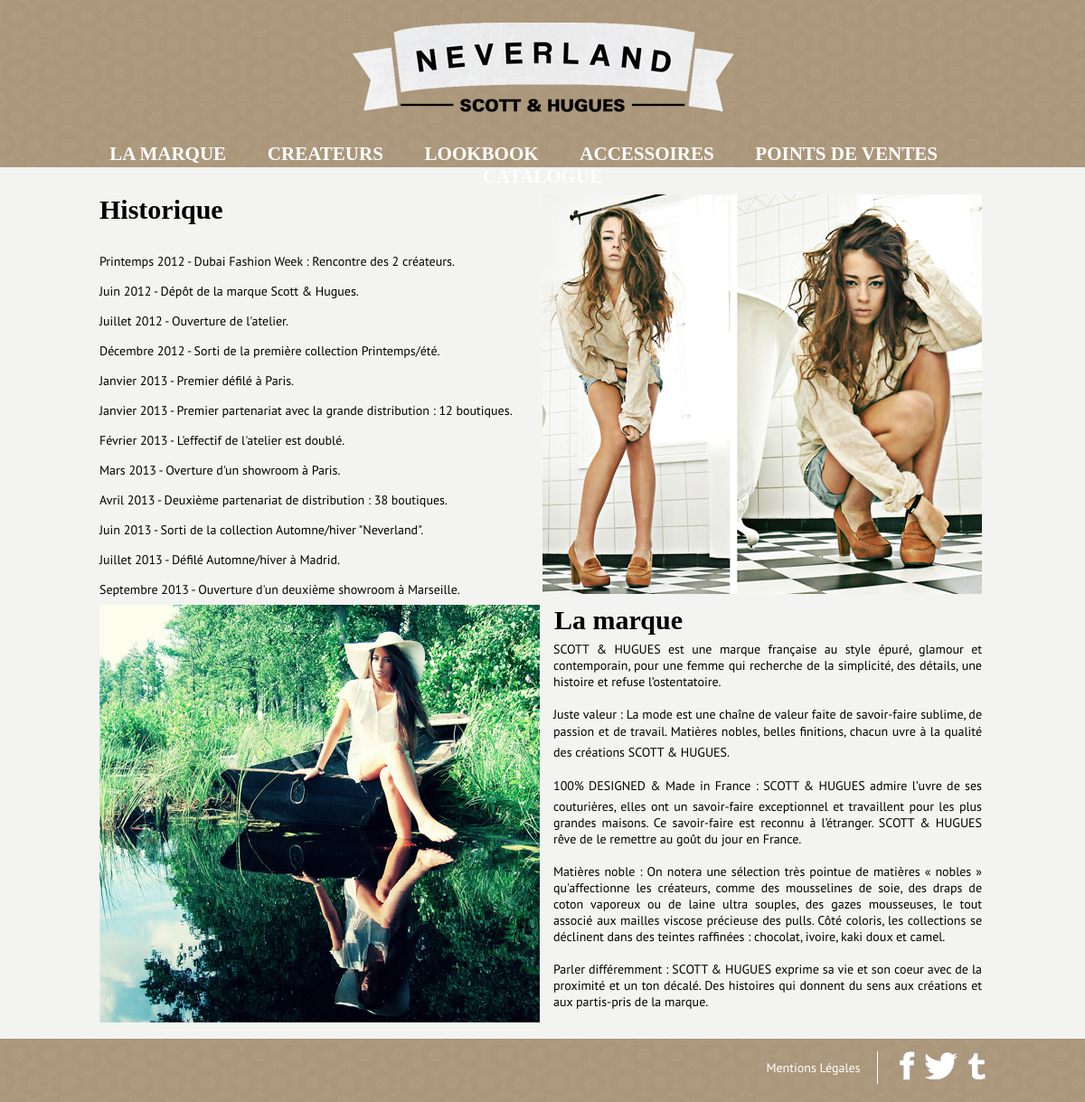
Page /pages/marque.php on the committed database.
### tables this page shows
CREATE TABLE IF NOT EXISTS `article` (
  `id` int(11) NOT NULL AUTO_INCREMENT,
  `titre` varchar(45) DEFAULT NULL,
  `texte` text,
  `urlimg` varchar(50) NOT NULL,
  `CATEGORIEARTICLE_idCATEGORIEARTICLE` int(11) NOT NULL,
  PRIMARY KEY (`id`,`CATEGORIEARTICLE_idCATEGORIEARTICLE`),
  KEY `fk_ARTICLE_CATEGORIEARTICLE1_idx` (`CATEGORIEARTICLE_idCATEGORIEARTICLE`)
);

### pages/marque.php (the view, shortened to what this page needs)
<?php
include('template/header.php');
?>
		<div class="wrapper">
			<div class="contenu">
				<div class="histo">
					<?php
						$resultats=$bdd->query("SELECT titre, texte, urlimg FROM article WHERE id='3'");
  						while($row = $resultats->fetch()) {
    							 echo '<h1>'.$row['titre'].'</h1><p>'.$row['texte'].'</p>';
    							 echo '<img src="'.$row['urlimg'].'"/>';
							 }
							 	?>
				</div>
				<div class="lamarque">
						<?php
											$resultats=$bdd->query("SELECT titre, texte, urlimg FROM article WHERE id='4'");
  						while($row = $resultats->fetch()) {
  						  		echo '<img src="'.$row['urlimg'].'"/>';
    							 echo '<h1>'.$row['titre'].'</h1><p>'.$row['texte'].'</p>';
							 }
							 	?>
				</div>
			</div>
		</div>
<?php
include('template/footer.php')
?>

### style/main.css (style rules this page uses)
body, html { margin:0; padding: 0; font-family: 'Myriad Pro', 'PT Sans'; color:black; font-size: 14px; }
body { background: #f3f3f1; }
h1 { font-size: 30px; font-family: 'Myriad Pro'; font-weight: bolder; }
.wrapper { margin: 0 auto; width: 980px; }
.contenu { margin-top: 30px; }
.contenu p { text-align: justify; font-size: 14px; padding-left: 20px; padding-right: 20px; }
.histo { position: relative; }
.histo h1 { margin: 0; font-family: 'Myriad Pro'; font-size: 30px; font-weight: bolder; position: absolute; }
.histo p { display: inline-block; line-height: 33px; margin: 0; padding: 0; text-align: left; width: 490px; }
.lamarque { position: relative; }
.lamarque h1 { left: 503px; margin: 0; position: absolute; top: 0; }
.lamarque p { display: inline-block; padding: 0 0 0 15px; width: 474px; }
.lamarque img { display: inline-block; }

### rows in the picture
article: titre "Historique", texte "Printemps 2012 - Dubai Fashion Week : Rencontre des 2 créateurs. Juin 2012 - Dépôt de la marque Scott & Hugues. Juillet 2012 - Ouverture de l'atelier. Décembre 2012 - Sorti de la première collection Printemps/été. Janvier 2013 - Premier défilé à Paris. Janvier 2013 - Premier partenariat avec la grande distribution : 12 boutiques. Février 2013 - L'effectif de l'atelier est doublé. Mars 2013 - Overture d'un showroom à Paris. Avril 2013 - Deuxième partenariat de distribution : 38 boutiques. Juin 2013 - Sorti de la collection Automne/hiver \"Neverland\". Juillet 2013 - Défilé Automne/hiver à Madrid. Septembre 2013 - Ouverture d'un deuxième showroom à Marseille.", urlimg (picture)
article: urlimg (picture), titre "La marque", texte "SCOTT & HUGUES est une marque française au style épuré, glamour et contemporain, pour une femme qui recherche de la simplicité, des détails, une histoire et refuse l’ostentatoire. Juste valeur : La mode est une chaîne de valeur faite de savoir-faire sublime, de passion et de travail. Matières nobles, belles finitions, chacun uvre à la qualité des créations SCOTT & HUGUES. 100% DESIGNED & Made in France : SCOTT & HUGUES admire l’uvre de ses couturières, elles ont un savoir-faire exceptionnel et travaillent pour les plus grandes maisons. Ce savoir-faire est reconnu à l’étranger. SCOTT & HUGUES rêve de le remettre au goût du jour en France. Matières noble : On notera une sélection très…"
